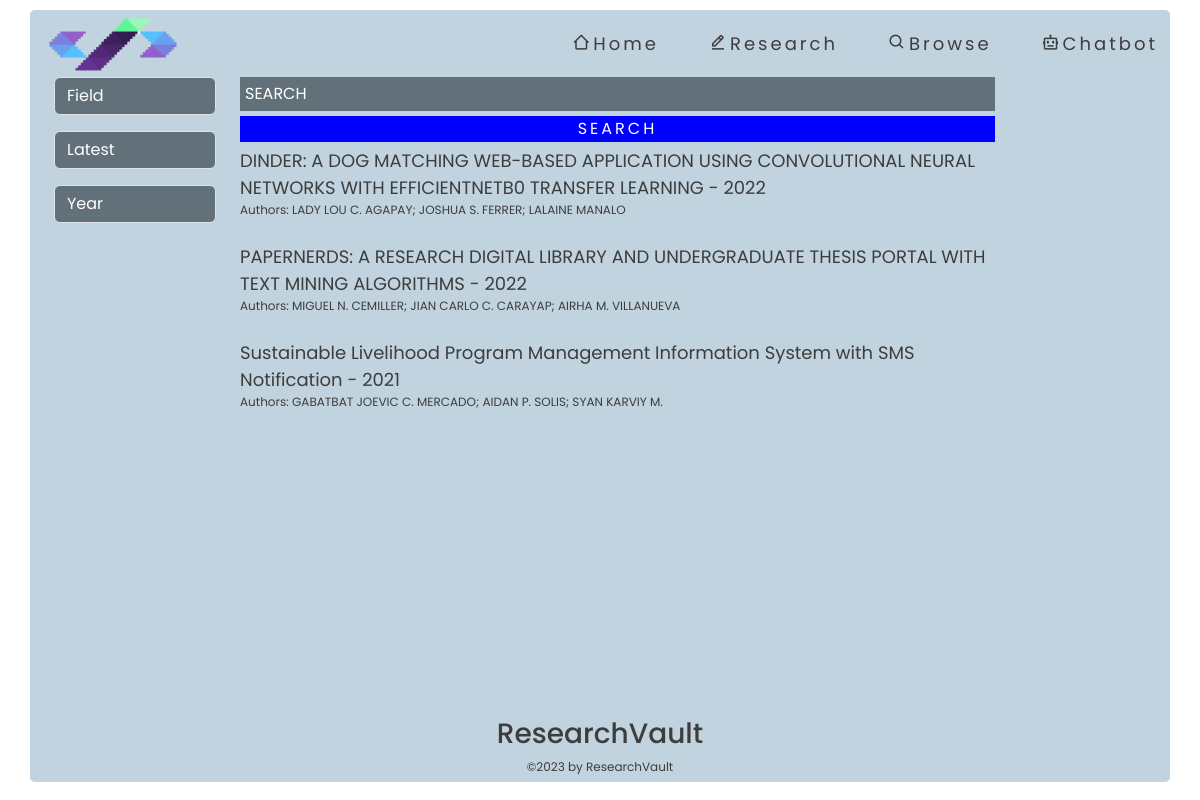
The app's page /browse, older data.
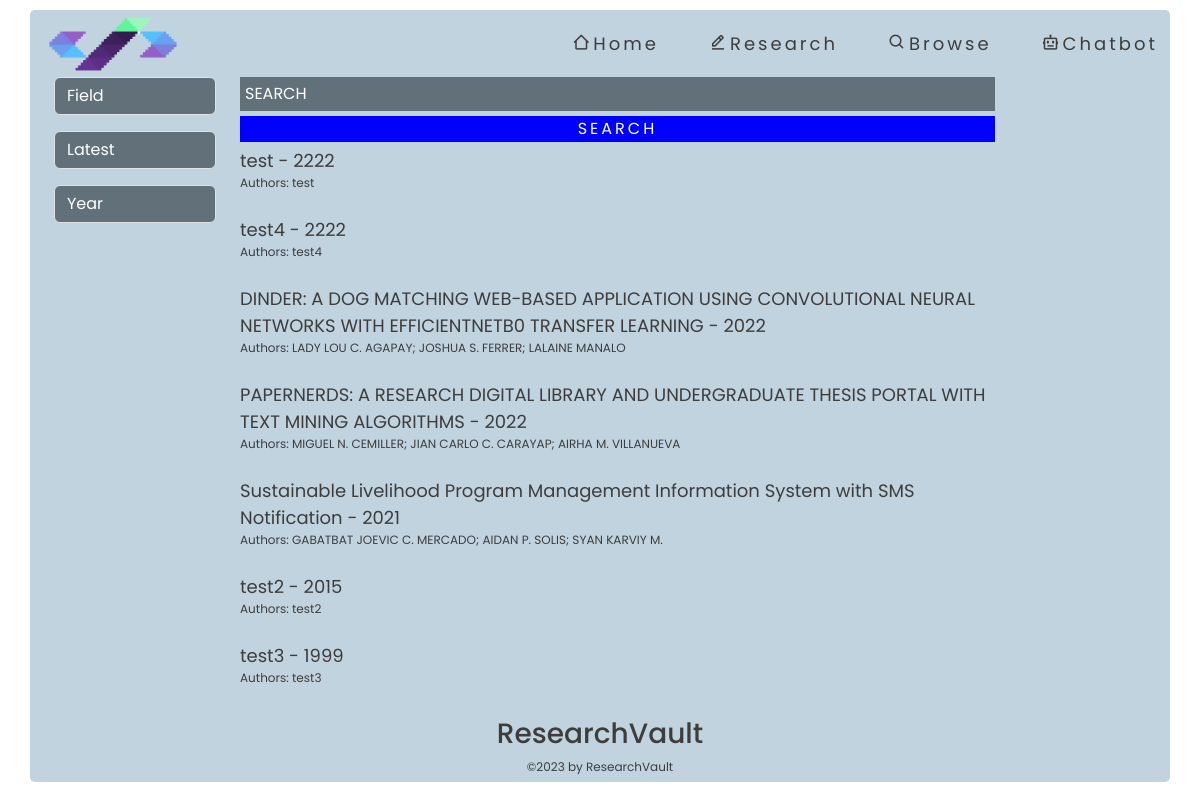
The same page, newer data.
### tables this page shows
CREATE TABLE "uploads" (
	"id"	INTEGER,
	"title"	TEXT,
	"authors"	TEXT,
	"publicationDate"	TEXT,
	"thesisAdvisor"	TEXT,
	"department"	TEXT,
	"degree"	TEXT,
	"subjectArea"	TEXT,
	"abstract"	REAL,
	"file_path"	TEXT,
	"converted_file_path"	TEXT,
	"status"	INTEGER,
	PRIMARY KEY("id" AUTOINCREMENT)
);

### app.py (the view)
@app.route('/browse', methods=['GET'])
def browse():
    try:
        db_conn = DBConnection('database.db')
        selected_sort = request.args.get('sort', 'latest')
        selected_field = request.args.get('field', '')
        selected_year = request.args.get('year', '')
        search_query = request.args.get('search', '')  # Get the search query from the query parameters
        items, unique_subject_areas, unique_years = db_conn.fetch_publications(
            selected_sort, selected_field, selected_year, search_query)
        db_conn.close_connection()
        return render_template('browse.html', items=items, subject_areas=unique_subject_areas,
                               unique_years=unique_years, selected_sort=selected_sort,
                               selected_field=selected_field, selected_year=selected_year,
                               search_query=search_query)
    except Exception as e:
        print("Error browsing publications:", e)
        return render_template('404.html')

### db_connection.py (called while the page is built)
    def get_db(self):
        db = getattr(g, '_database', None)
        if db is None:
            db = g._database = sqlite3.connect(self.DB)
        return db

    def close_connection(self):
        db = getattr(g, '_database', None)
        if db is not None:
            db.close()

### templates/browse.html (shortened to what this page needs)
<!DOCTYPE html>
<html lang="en">
<head>
    <link rel="stylesheet" type="text/css" href="{{ url_for('static', filename='css/browse.css') }}">
    <link href='https://unpkg.com/boxicons@2.1.4/css/boxicons.min.css' rel='stylesheet'>
    <link href="https://cdn.jsdelivr.net/npm/bootstrap@5.3.0/dist/css/bootstrap.min.css" rel="stylesheet">
</head>
<body>
    <div class="browse-container container">
        <div class="browse-navbar d-flex justify-content-between align-items-center">
            <img src="static/pics/logo.png" class="img-fluid">
            <div class="browse-right">
                <a href="/" id="home-browse"><i class='bx bx-home-alt-2'></i>Home</a>
                <a href="/research" id="edit-browse"><i class='bx bx-edit-alt'></i>Research</a>
                <a href="/browse" id="browse-browse"><i class='bx bx-search' ></i>Browse</a>
                <a href="/chatbot" id="chatbot-browse"><i class='bx bx-bot'></i></i>Chatbot</a>
            </div>
        </div>
            <div class="browse-content d-flex flex-column flex-grow-1">
                <div class="search-results d-flex flex-column">
                    <div class="container-fluid">
                        <div class="row">
                            <div class="col-md-2">
                                <div class="browse-filter">
                                    <select id="field" class="form-select mb-3" onchange="filterItems()">
                                        <option value="">Field</option>
                                    </select>
                                    <select id="sort" class="form-select mb-3" onchange="filterItems()">
                                        <option value="latest" {% if selected_sort == 'latest' %}selected{% endif %}>Latest</option>
                                    </select>
                                    <input type="number" id="year-input" min="2000" max="2023" step="1" list="year-list" placeholder="Year" class="form-control mb-3" value="{{ selected_year }}" onchange="filterItems()">
                                </div>
                            </div>
                              <div class="col-md-10">
                                <div class="col-md-10">
                                    <div class="browse-result d-flex flex-column">
                                        <input type="search" id="search-input" placeholder="SEARCH" value="{{ search_query }}">
                                        <button type="submit" id="search-button">SEARCH</button>
                                        {% for item in items %}
                                        <a class="browse-item" href="{{ url_for('publication_detail', item_id=item.id) }}" data-subjectArea="{{ item.subjectArea }}">
                                            {{ item.title }} - {{ item.year }}
                                            <p>Authors: {{ item.authors }}</p>
                                        </a>
                                        {% endfor %}
                                    </div>
                                </div>
                            </div>
                            </div>
                            </div>
                            </div>
                            <footer class="text-center">
                                <h3>ResearchVault</h3>
                                <p>©2023 by ResearchVault</p>
                            </footer>
                            </div>
                            </div>
</body>
</html>

### static/css/browse.css (style rules this page uses)
* { font-family: 'Poppins', sans-serif; }
body { display: flex; padding: 10px; height: 100vh; color: rgb(61, 61, 61)!important; }
.container { height: 99%; border-radius: 5px; background: rgba(167, 193, 209, 0.7) !important; color: rgb(61, 61, 61)!important; }
img { max-width: 100%; width: 150px; }
a { text-decoration: none !important; color: rgb(61, 61, 61)!important; font-size: clamp(0.75rem, 0.2813rem + 1.5vw, 1.125rem); }
.browse-right { display: flex; font-size: clamp(0.9375rem, 0.5469rem + 1.25vw, 1.25rem); gap: 50px; letter-spacing: 3px; }
input, select { background: #627179 !important; border: none; outline: none; color: white !important; }
input::placeholder { color: white !important; }
input[type="search"] { padding: 5px; margin-bottom: 5px; }
#search-button { background-color: blue !important; border: none !important; color: white !important; outline: none !important; letter-spacing: 3px; transition: all 0.3s linear; margin-bottom: 5px; }
h3 { font-size: clamp(0.75rem, 0.2813rem + 1.5vw, 1.125rem); }
p { font-size: clamp(0.625rem, 0.4688rem + 0.5vw, 0.75rem); }
.browse-filter { display: block; }
.browse-item { display: block; text-decoration: none; color: #000; margin-bottom: 8px; transition: all 0.3s linear; }

Row changes from the older to the newer data that the page shows:
added uploads: title "test", year "2222", authors "test"
added uploads: title "test4", year "2222", authors "test4"
added uploads: title "test2", year "2015", authors "test2"
added uploads: title "test3", year "1999", authors "test3"
